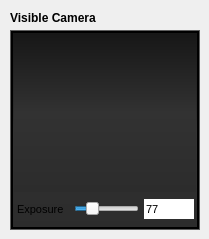
           <widget class="QFrame" name="frame_12">
            <property name="minimumSize">
             <size>
              <width>0</width>
              <height>232</height>
             </size>
            </property>
            <property name="styleSheet">
             <string notr="true">border: none;</string>
            </property>
            <property name="frameShape">
             <enum>QFrame::StyledPanel</enum>
            </property>
            <property name="frameShadow">
             <enum>QFrame::Raised</enum>
            </property>
            <widget class="QLabel" name="label_19">
             <property name="geometry">
              <rect>
               <x>10</x>
               <y>10</y>
               <width>161</width>
               <height>16</height>
              </rect>
             </property>
             <property name="font">
              <font>
               <weight>75</weight>
               <bold>true</bold>
              </font>
             </property>
             <property name="styleSheet">
              <string notr="true">border: none;</string>
             </property>
             <property name="text">
              <string>Visible Camera</string>
             </property>
            </widget>
            <widget class="QFrame" name="frame_72">
             <property name="geometry">
              <rect>
               <x>10</x>
               <y>30</y>
               <width>190</width>
               <height>200</height>
              </rect>
             </property>
             <property name="minimumSize">
              <size>
               <width>190</width>
               <height>100</height>
              </size>
             </property>
             <property name="maximumSize">
              <size>
               <width>190</width>
               <height>200</height>
              </size>
             </property>
             <property name="styleSheet">
              <string notr="true">QFrame {
background-color: none;
border: 1px solid rgb(95, 95, 95)
}</string>
             </property>
             <property name="frameShape">
              <enum>QFrame::StyledPanel</enum>
             </property>
             <property name="frameShadow">
              <enum>QFrame::Raised</enum>
             </property>
             <widget class="QFrame" name="frame_73">
              <property name="geometry">
               <rect>
                <x>1</x>
                <y>1</y>
                <width>188</width>
                <height>198</height>
               </rect>
              </property>
              <property name="minimumSize">
               <size>
                <width>100</width>
                <height>198</height>
               </size>
              </property>
              <property name="maximumSize">
               <size>
                <width>190</width>
                <height>198</height>
               </size>
              </property>
              <property name="styleSheet">
               <string notr="true">QFrame {

background-color: qlineargradient(spread:pad, x1:0, y1:0, x2:0, y2:1, stop:0 rgba(23, 23, 23, 255), stop:0.497561 rgba(50, 50, 50, 255), stop:1 rgba(44, 44, 44, 255));
border: 2px solid black;
}</string>
              </property>
              <property name="frameShape">
               <enum>QFrame::StyledPanel</enum>
              </property>
              <property name="frameShadow">
               <enum>QFrame::Raised</enum>
              </property>
              <widget class="QLabel" name="labelSnapshotThumbnail_12">
               <property name="geometry">
                <rect>
                 <x>3</x>
                 <y>3</y>
                 <width>182</width>
                 <height>158</height>
                </rect>
               </property>
               <property name="styleSheet">
                <string notr="true">border: none;</string>
               </property>
               <property name="text">
                <string/>
               </property>
               <property name="pixmap">
                <pixmap resource="vis_gallery_resources.qrc">:/samples/images/vis_gallery/example_vis_camera_13.jpg</pixmap>
               </property>
               <property name="scaledContents">
                <bool>true</bool>
               </property>
              </widget>
              <widget class="QLabel" name="label_40">
               <property name="geometry">
                <rect>
                 <x>6</x>
                 <y>170</y>
                 <width>61</width>
                 <height>16</height>
                </rect>
               </property>
               <property name="font">
                <font>
                 <pointsize>8</pointsize>
                </font>
               </property>
               <property name="styleSheet">
                <string notr="true">border:none; background: none;</string>
               </property>
               <property name="text">
                <string>Exposure</string>
               </property>
              </widget>
              <widget class="QSlider" name="horizontalSlider_23">
               <property name="geometry">
                <rect>
                 <x>63</x>
                 <y>170</y>
                 <width>65</width>
                 <height>16</height>
                </rect>
               </property>
               <property name="value">
                <number>22</number>
               </property>
               <property name="orientation">
                <enum>Qt::Horizontal</enum>
               </property>
              </widget>
              <widget class="QSpinBox" name="spinBox_50">
               <property name="geometry">
                <rect>
                 <x>133</x>
                 <y>168</y>
                 <width>50</width>
                 <height>20</height>
                </rect>
               </property>
               <property name="minimumSize">
                <size>
                 <width>50</width>
                 <height>0</height>
                </size>
               </property>
               <property name="maximumSize">
                <size>
                 <width>50</width>
                 <height>16777215</height>
                </size>
               </property>
               <property name="font">
                <font>
                 <pointsize>8</pointsize>
                </font>
               </property>
               <property name="styleSheet">
                <string notr="true"/>
               </property>
               <property name="buttonSymbols">
                <enum>QAbstractSpinBox::NoButtons</enum>
               </property>
               <property name="value">
                <number>77</number>
               </property>
              </widget>
             </widget>
            </widget>
           </widget>
